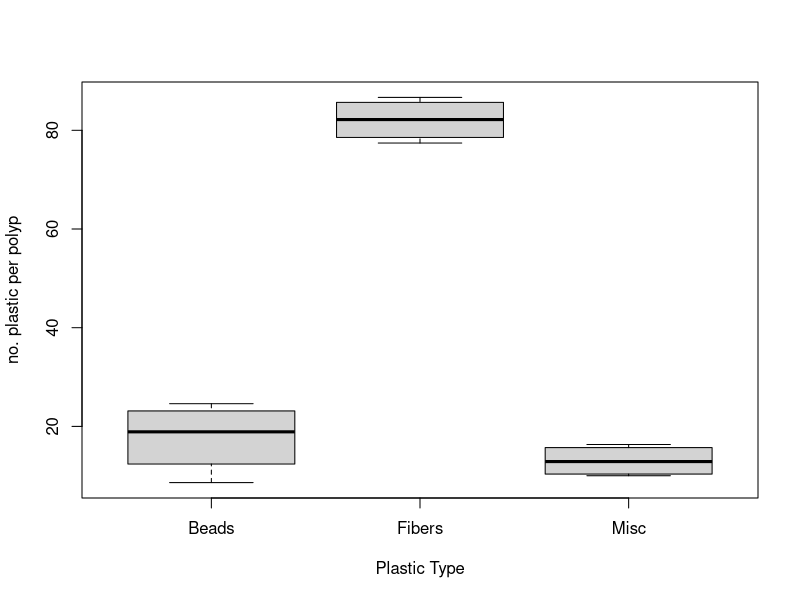

The R script that drew this image: (Note: this script raises an error after producing the figure.)
## ---- chunk 1
knitr::opts_chunk$set(echo = TRUE)
## ---- chunk 2
install.packages("readxl")
## ---- chunk 3
library(readxl)
## ---- chunk 4
library(readxl)
library(ggplot2)
library(dplyr)
## ---- chunk 5
Figure_1 <- read_excel("individual_project.xlsx", 
    sheet = "GP-Fig.1")
summary(Figure_1)
## ---- chunk 6
boxplot(Figure_1, xlab="Plastic Type", ylab="no. plastic per polyp")
## ---- chunk 7
Plot_1 <-ggplot(Figure_1, aes(x=Figure_1$beads, Figure_1$fibers, Figure_1$Misc, y="no. Plastic per polyp"))


## ---- chunk 8
Figure_2 <- read_excel("individual_project.xlsx", 
    sheet = "GP-Fig.2")
summary(Figure_2)
hist(Figure_2)
## ---- chunk 9
plot_2 <- ggplot(Figure_2, aes(x=top, middle, bottom, y=))
plot_2
## ---- chunk 10
Figure_3 <- read_excel("individual_project.xlsx", 
     sheet = "GP-Fig.3")
summary(Figure_3)
boxplot(Figure_3, ylab="particles consumed (mm^3)")
## ---- chunk 11
Figure_5 <- read_excel("individual_project.xlsx", 
    sheet = "GP-Fig.5")
summary(Figure_5)
plot(Figure_5)
